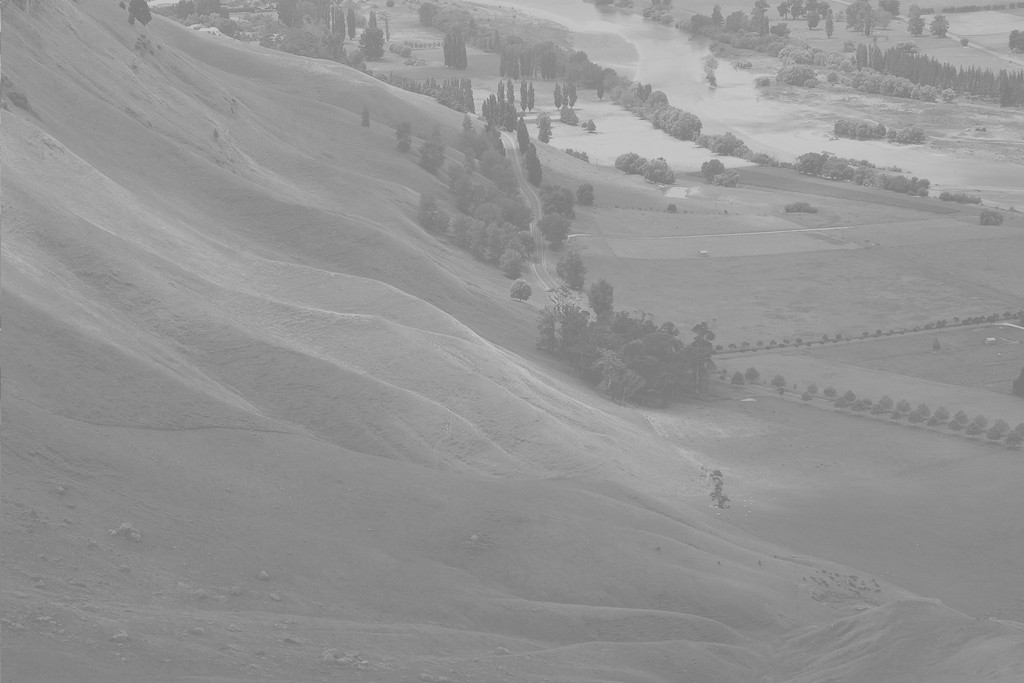
#> input picture task5_histogram/hist_equ.jpg, 1024 x 683 px, found by its file name
$ python histogram_esitleme.py
#> lines starting #> are read from the running program, lines starting #| are printed output that depends on the picture
import cv2
from matplotlib import pyplot as plt

img = cv2.imread(r"C:\Users\BORA\PythonProjeleri\PythonProjeleri\images\hist_equ.jpg", 0)
#> img is the input picture: shape (683, 1024); min 114, max 208, mean 148

equ = cv2.equalizeHist(img)
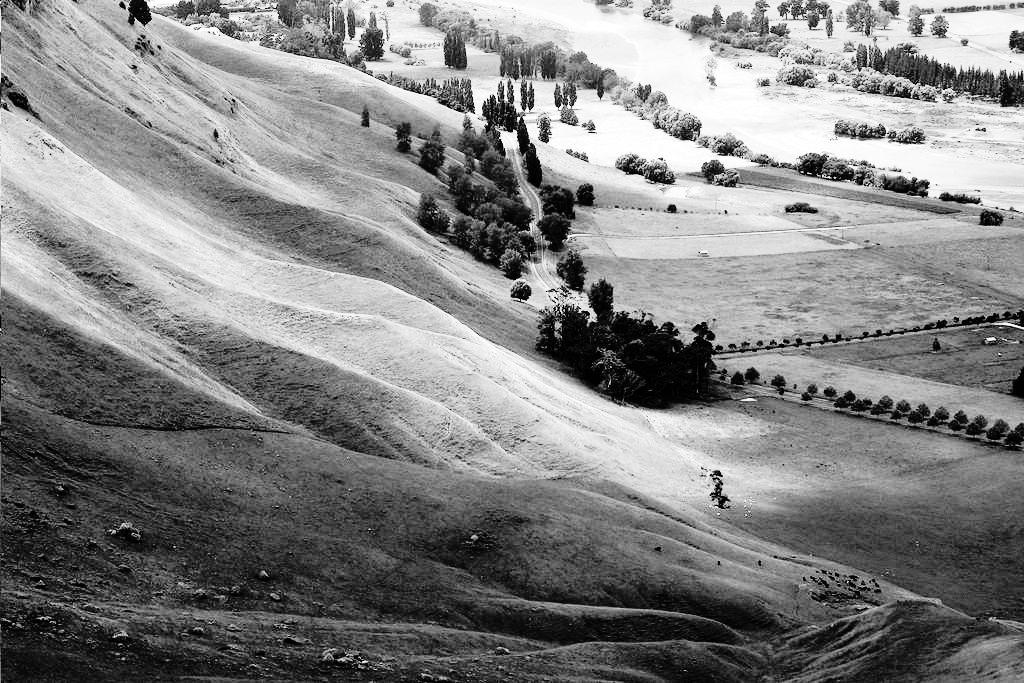
#> equ: shape (683, 1024); min 0, max 255, mean 130.5

plt.figure(figsize=(12, 6))

plt.subplot(1, 2, 1)
plt.imshow(img, cmap='gray')
plt.title('Original')

plt.subplot(1, 2, 2)
plt.imshow(equ, cmap='gray')
plt.title('Equalized Image')

plt.show()
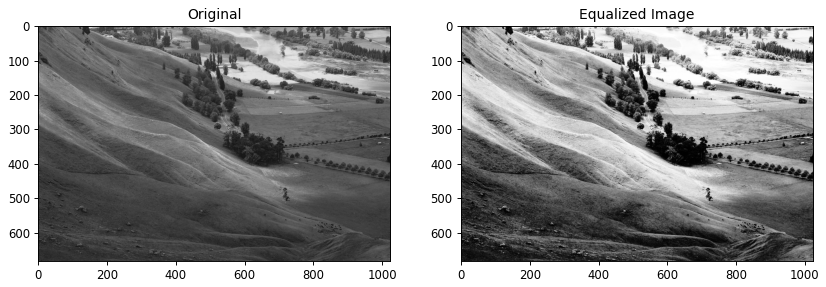
#> figure drawn by matplotlib, 2 panels
